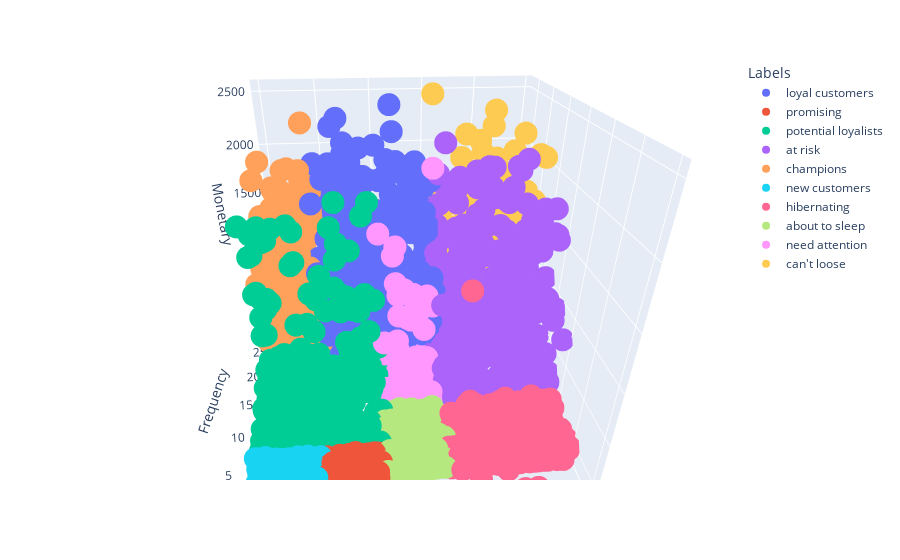
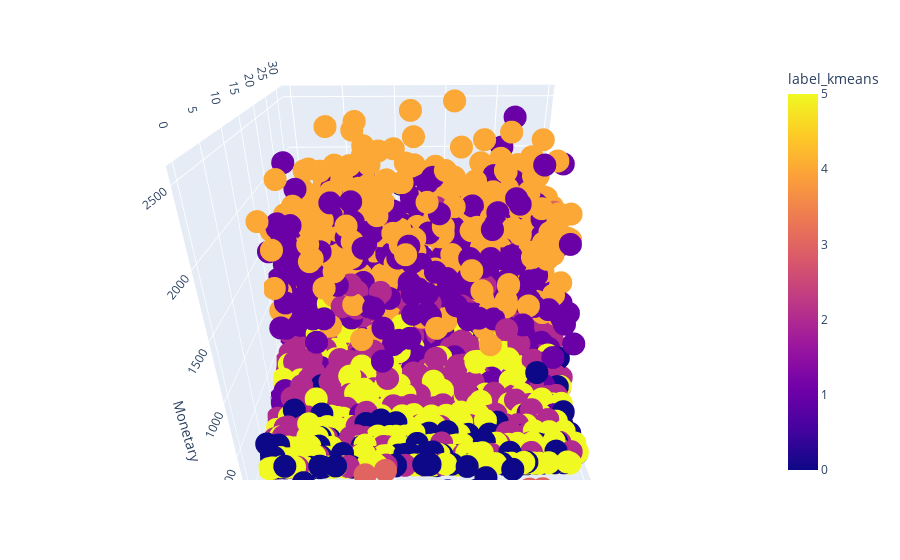

Notebook code cell kept with these figures, in order:
### Code cell
visualizer = RadViz(size=(1000, 720))

model = KMeans(random_state=42)
visualizer = KElbowVisualizer(model, k=(2,15))
visualizer.fit(X)

print('\nK best for KMeans :\n')
visualizer.show();

kmeans = KMeans(n_clusters=6)
kmeans.fit(X)
labels = kmeans.labels_

df_kmeans = pd.DataFrame(data = X, columns = X.columns)
# Get labels
df_kmeans = df_kmeans.merge(rfm_df[['ID', 'Labels']], on='ID');
df_kmeans['label_kmeans'] = labels

print('\nScatter plot of RFM data. Color = RFM Labels :\n')
fig = px.scatter_3d(df_kmeans, x='Recency', y='Frequency', z='Monetary',
              color='Labels')

fig.show();

print('\nScatter plot of RFM data. Color = KMeans Labels :\n')
fig = px.scatter_3d(df_kmeans, x='Recency', y='Frequency', z='Monetary', color='label_kmeans')
fig.show();

### Figure 1 — Plotly figure (JSON) as saved in the notebook; plotly's stock layout.template omitted (floating-point values rounded to 4 significant figures; data arrays with more than 128 entries replaced by an {"elided": "..."} marker saying what was removed)
{"data": [{"hovertemplate": "Labels=loyal customers<br>Recency=%{x}<br>Frequency=%{y}<br>Monetary=%{z}<extra></extra>", "legendgroup": "loyal customers", "marker": {"color": "#636efa", "symbol": "circle"}, "mode": "markers", "name": "loyal customers", "scene": "scene", "showlegend": true, "type": "scatter3d", "x": {"elided": "344 int values"}, "y": {"elided": "344 int values"}, "z": {"elided": "344 int values"}}, {"hovertemplate": "Labels=promising<br>Recency=%{x}<br>Frequency=%{y}<br>Monetary=%{z}<extra></extra>", "legendgroup": "promising", "marker": {"color": "#EF553B", "symbol": "circle"}, "mode": "markers", "name": "promising", "scene": "scene", "showlegend": true, "type": "scatter3d", "x": [38, 38, 31, 30, 37, 37, 31, 37, 24, 37, 31, 35, 24, 31, 20, 28, 33, 37, 33, 31, 23, 38, 33, 32, 30, 28, 24, 22, 33, 20, 27, 23, 28, 31, 31, 38, 29, 25, 34, 26, 29, 33, 34, 26, 24, 37, 34, 39, 34, 23, 34, 37, 25, 20, 32, 25, 37, 38, 28, 29, 24, 30, 36, 21, 37, 21, 37, 23, 27, 21, 24, 35, 30, 21, 34, 25, 20, 32, 36, 31, 37, 38, 24, 35, 26, 28, 36, 33, 23, 21, 25, 29, 22, 24, 36, 25, 28, 36, 29, 31, 29, 28, 39, 39, 26, 34, 23, 25, 36, 28, 24], "y": [4, 4, 5, 5, 5, 5, 4, 4, 4, 4, 4, 4, 3, 3, 4, 5, 4, 4, 5, 3, 4, 3, 3, 5, 5, 5, 4, 5, 4, 4, 4, 4, 5, 1, 4, 4, 5, 3, 5, 3, 4, 5, 5, 3, 3, 3, 3, 4, 5, 4, 5, 3, 4, 0, 3, 5, 4, 3, 5, 4, 3, 5, 5, 3, 4, 5, 2, 4, 4, 3, 5, 4, 4, 5, 5, 4, 3, 4, 5, 3, 4, 5, 4, 3, 4, 5, 5, 5, 4, 5, 5, 0, 4, 4, 4, 3, 4, 3, 3, 4, 4, 4, 3, 4, 4, 5, 4, 5, 5, 4, 5], "z": [27, 46, 29, 45, 63, 33, 29, 49, 31, 19, 17, 33, 17, 25, 32, 37, 28, 38, 44, 25, 81, 17, 19, 41, 45, 57, 20, 43, 21, 30, 42, 45, 37, 107, 42, 48, 74, 20, 59, 11, 29, 57, 57, 18, 11, 18, 28, 25, 55, 22, 55, 28, 46, 6, 19, 58, 49, 12, 61, 57, 18, 87, 61, 23, 49, 62, 59, 32, 30, 28, 45, 41, 72, 20, 61, 46, 13, 32, 55, 15, 49, 57, 31, 16, 36, 71, 68, 44, 20, 62, 68, 9, 34, 46, 46, 15, 44, 13, 16, 21, 46, 43, 22, 25, 22, 44, 38, 54, 46, 53, 45]}, {"hovertemplate": "Labels=potential loyalists<br>Recency=%{x}<br>Frequency=%{y}<br>Monetary=%{z}<extra></extra>", "legendgroup": "potential loyalists", "marker": {"color": "#00cc96", "symbol": "circle"}, "mode": "markers", "name": "potential loyalists", "scene": "scene", "showlegend": true, "type": "scatter3d", "x": {"elided": "341 int values"}, "y": {"elided": "341 int values"}, "z": {"elided": "341 int values"}}, {"hovertemplate": "Labels=at risk<br>Recency=%{x}<br>Frequency=%{y}<br>Monetary=%{z}<extra></extra>", "legendgroup": "at risk", "marker": {"color": "#ab63fa", "symbol": "circle"}, "mode": "markers", "name": "at risk", "scene": "scene", "showlegend": true, "type": "scatter3d", "x": {"elided": "356 int values"}, "y": {"elided": "356 int values"}, "z": {"elided": "356 int values"}}, {"hovertemplate": "Labels=champions<br>Recency=%{x}<br>Frequency=%{y}<br>Monetary=%{z}<extra></extra>", "legendgroup": "champions", "marker": {"color": "#FFA15A", "symbol": "circle"}, "mode": "markers", "name": "champions", "scene": "scene", "showlegend": true, "type": "scatter3d", "x": {"elided": "166 int values"}, "y": {"elided": "166 int values"}, "z": {"elided": "166 int values"}}, {"hovertemplate": "Labels=new customers<br>Recency=%{x}<br>Frequency=%{y}<br>Monetary=%{z}<extra></extra>", "legendgroup": "new customers", "marker": {"color": "#19d3f3", "symbol": "circle"}, "mode": "markers", "name": "new customers", "scene": "scene", "showlegend": true, "type": "scatter3d", "x": [19, 4, 19, 0, 12, 5, 0, 0, 16, 13, 5, 2, 18, 11, 6, 6, 3, 10, 14, 13, 13, 19, 14, 8, 14, 13, 7, 13, 18, 2, 19, 9, 3, 10, 9, 12, 8, 5, 0, 1, 10, 2, 16, 12, 1, 1, 0, 9, 2, 16, 1, 19, 10, 3, 13, 10, 13, 17, 15, 1, 18, 2, 4, 12, 2, 15, 10, 5, 10, 17, 1, 16, 11, 10, 2, 14, 5, 16, 17, 6, 1, 5, 18, 3, 10, 19, 16, 3, 13, 16, 15, 7, 2, 16, 4, 14, 6, 19, 1, 5, 16, 6, 9, 13, 18, 2, 15, 12, 9], "y": [5, 3, 5, 3, 3, 3, 5, 3, 5, 5, 3, 3, 5, 4, 3, 3, 4, 4, 4, 3, 4, 5, 5, 3, 3, 4, 5, 3, 3, 4, 3, 4, 3, 4, 3, 5, 3, 5, 4, 5, 5, 4, 5, 5, 5, 4, 4, 5, 4, 3, 5, 5, 4, 4, 5, 4, 5, 3, 4, 5, 4, 5, 3, 3, 2, 5, 5, 5, 4, 4, 3, 3, 3, 4, 5, 5, 5, 3, 5, 4, 3, 4, 4, 4, 3, 5, 3, 4, 5, 4, 5, 5, 4, 5, 3, 5, 3, 5, 4, 5, 5, 4, 4, 4, 4, 3, 5, 1, 5], "z": [46, 22, 31, 11, 18, 16, 72, 13, 66, 68, 35, 17, 37, 52, 25, 20, 37, 59, 62, 18, 37, 46, 48, 20, 14, 37, 48, 15, 17, 32, 17, 49, 16, 59, 21, 86, 24, 57, 72, 48, 50, 41, 68, 64, 45, 39, 22, 72, 36, 12, 56, 38, 22, 17, 63, 63, 75, 17, 51, 43, 21, 83, 30, 17, 373, 85, 62, 68, 22, 42, 8, 30, 22, 47, 106, 48, 80, 17, 41, 31, 20, 32, 42, 48, 9, 69, 14, 43, 68, 49, 85, 70, 24, 63, 22, 66, 25, 44, 51, 57, 57, 31, 28, 29, 40, 17, 85, 32, 50]}, {"hovertemplate": "Labels=hibernating<br>Recency=%{x}<br>Frequency=%{y}<br>Monetary=%{z}<extra></extra>", "legendgroup": "hibernating", "marker": {"color": "#FF6692", "symbol": "circle"}, "mode": "markers", "name": "hibernating", "scene": "scene", "showlegend": true, "type": "scatter3d", "x": {"elided": "360 int values"}, "y": {"elided": "360 int values"}, "z": {"elided": "360 int values"}}, {"hovertemplate": "Labels=about to sleep<br>Recency=%{x}<br>Frequency=%{y}<br>Monetary=%{z}<extra></extra>", "legendgroup": "about to sleep", "marker": {"color": "#B6E880", "symbol": "circle"}, "mode": "markers", "name": "about to sleep", "scene": "scene", "showlegend": true, "type": "scatter3d", "x": {"elided": "188 int values"}, "y": {"elided": "188 int values"}, "z": {"elided": "188 int values"}}, {"hovertemplate": "Labels=need attention<br>Recency=%{x}<br>Frequency=%{y}<br>Monetary=%{z}<extra></extra>", "legendgroup": "need attention", "marker": {"color": "#FF97FF", "symbol": "circle"}, "mode": "markers", "name": "need attention", "scene": "scene", "showlegend": true, "type": "scatter3d", "x": [53, 41, 56, 56, 51, 59, 46, 50, 56, 40, 45, 43, 58, 52, 50, 52, 41, 48, 50, 50, 48, 47, 52, 46, 56, 52, 45, 46, 54, 54, 50, 51, 51, 48, 47, 43, 50, 46, 51, 56, 56, 54, 40, 54, 52, 48, 48, 51, 52, 53, 40, 40, 41, 56, 56, 56, 52, 56, 49, 45, 55, 51, 56, 47, 59, 56, 56, 51, 45, 55, 49, 45, 46, 53, 44, 49, 48, 56], "y": [12, 11, 10, 10, 11, 15, 14, 11, 15, 14, 11, 10, 15, 14, 13, 11, 14, 12, 10, 10, 10, 14, 13, 13, 10, 14, 13, 12, 13, 12, 14, 13, 14, 12, 10, 14, 11, 15, 11, 14, 14, 12, 12, 13, 14, 10, 11, 11, 14, 11, 15, 14, 13, 15, 14, 14, 14, 14, 11, 10, 11, 13, 13, 14, 11, 11, 14, 13, 13, 13, 14, 10, 15, 11, 12, 13, 14, 15], "z": [310, 316, 318, 318, 279, 459, 1117, 293, 1047, 1690, 825, 273, 940, 425, 915, 270, 506, 358, 232, 240, 265, 382, 939, 963, 235, 450, 1612, 385, 486, 353, 401, 976, 1120, 361, 231, 405, 297, 488, 279, 406, 424, 868, 330, 384, 1020, 218, 310, 311, 415, 354, 454, 1690, 690, 444, 436, 436, 425, 396, 265, 244, 279, 358, 2231, 461, 269, 275, 424, 976, 1280, 377, 415, 263, 484, 265, 1575, 932, 1169, 444]}, {"hovertemplate": "Labels=can't loose<br>Recency=%{x}<br>Frequency=%{y}<br>Monetary=%{z}<extra></extra>", "legendgroup": "can't loose", "marker": {"color": "#FECB52", "symbol": "circle"}, "mode": "markers", "name": "can't loose", "scene": "scene", "showlegend": true, "type": "scatter3d", "x": {"elided": "155 int values"}, "y": {"elided": "155 int values"}, "z": {"elided": "155 int values"}}], "layout": {"autosize": true, "legend": {"title": {"text": "Labels"}, "tracegroupgap": 0}, "margin": {"t": 60}, "scene": {"aspectmode": "auto", "aspectratio": {"x": 1, "y": 1, "z": 1}, "camera": {"center": {"x": 0, "y": 0, "z": 0}, "eye": {"x": -0.1272, "y": -1.391, "z": 0.7944}, "projection": {"type": "perspective"}, "up": {"x": 0.002209, "y": -0.004003, "z": 1.0}}, "domain": {"x": [0, 1], "y": [0, 1]}, "xaxis": {"title": {"text": "Recency"}, "type": "linear"}, "yaxis": {"title": {"text": "Frequency"}, "type": "linear"}, "zaxis": {"title": {"text": "Monetary"}, "type": "linear"}}}}

### Figure 2 — Plotly figure (JSON) as saved in the notebook; plotly's stock layout.template omitted (floating-point values rounded to 4 significant figures; data arrays with more than 128 entries replaced by an {"elided": "..."} marker saying what was removed)
{"data": [{"hovertemplate": "Recency=%{x}<br>Frequency=%{y}<br>Monetary=%{z}<br>label_kmeans=%{marker.color}<extra></extra>", "legendgroup": "", "marker": {"color": {"elided": "2208 int values"}, "coloraxis": "coloraxis", "symbol": "circle"}, "mode": "markers", "name": "", "scene": "scene", "showlegend": false, "type": "scatter3d", "x": {"elided": "2208 int values"}, "y": {"elided": "2208 int values"}, "z": {"elided": "2208 int values"}}], "layout": {"autosize": true, "coloraxis": {"colorbar": {"title": {"text": "label_kmeans"}}, "colorscale": [[0, "#0d0887"], [0.1111, "#46039f"], [0.2222, "#7201a8"], [0.3333, "#9c179e"], [0.4444, "#bd3786"], [0.5556, "#d8576b"], [0.6667, "#ed7953"], [0.7778, "#fb9f3a"], [0.8889, "#fdca26"], [1, "#f0f921"]]}, "legend": {"tracegroupgap": 0}, "margin": {"t": 60}, "scene": {"aspectmode": "auto", "aspectratio": {"x": 1, "y": 1, "z": 1}, "camera": {"center": {"x": 0, "y": 0, "z": 0}, "eye": {"x": -0.03352, "y": -1.456, "z": 0.7832}, "projection": {"type": "perspective"}, "up": {"x": 0.0001762, "y": -0.001216, "z": 1.0}}, "domain": {"x": [0, 1], "y": [0, 1]}, "xaxis": {"title": {"text": "Recency"}, "type": "linear"}, "yaxis": {"title": {"text": "Frequency"}, "type": "linear"}, "zaxis": {"title": {"text": "Monetary"}, "type": "linear"}}}}
